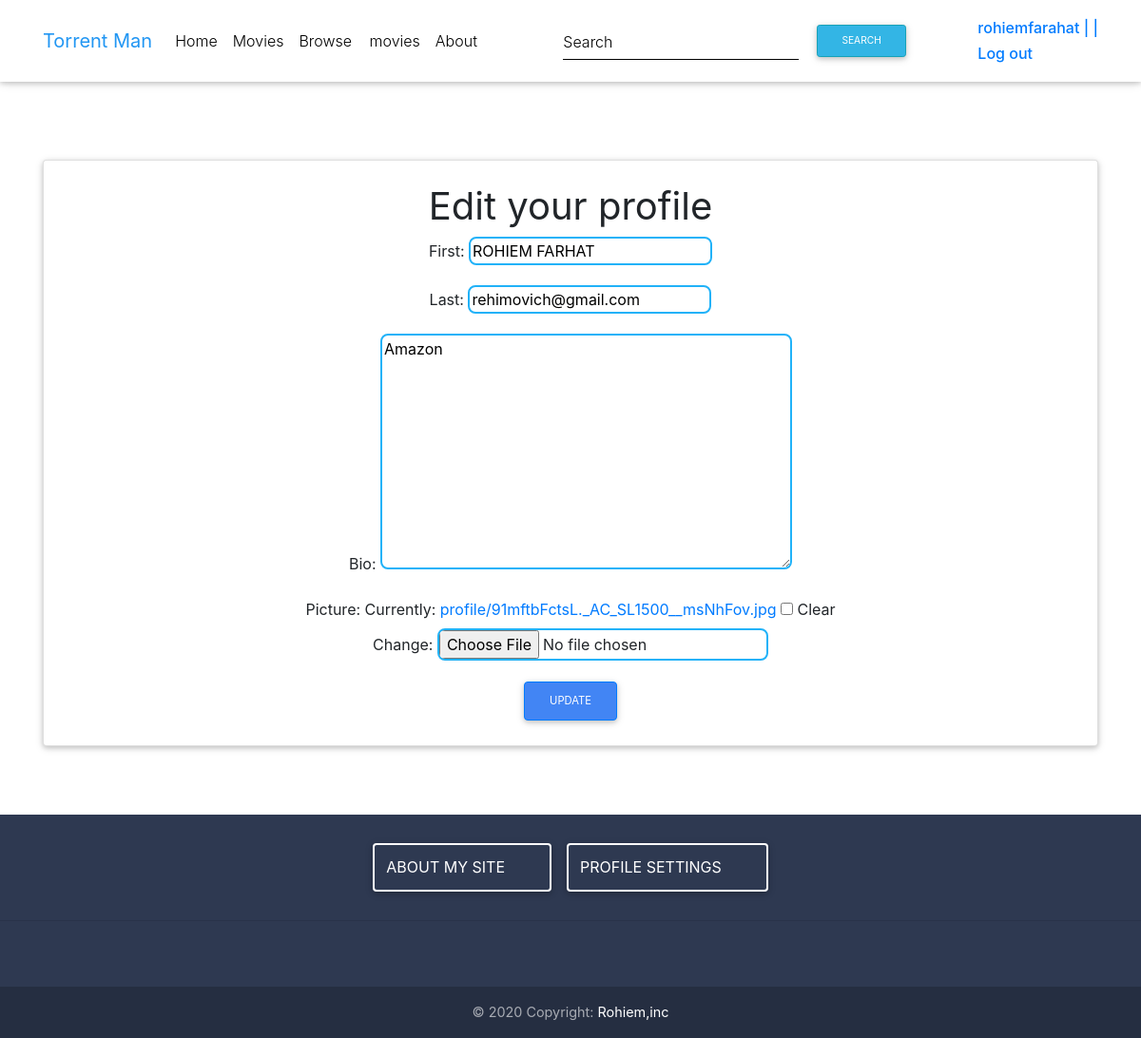
Page /profiles/rohiemfarahat/createprofile (signed in) on the earlier database version.
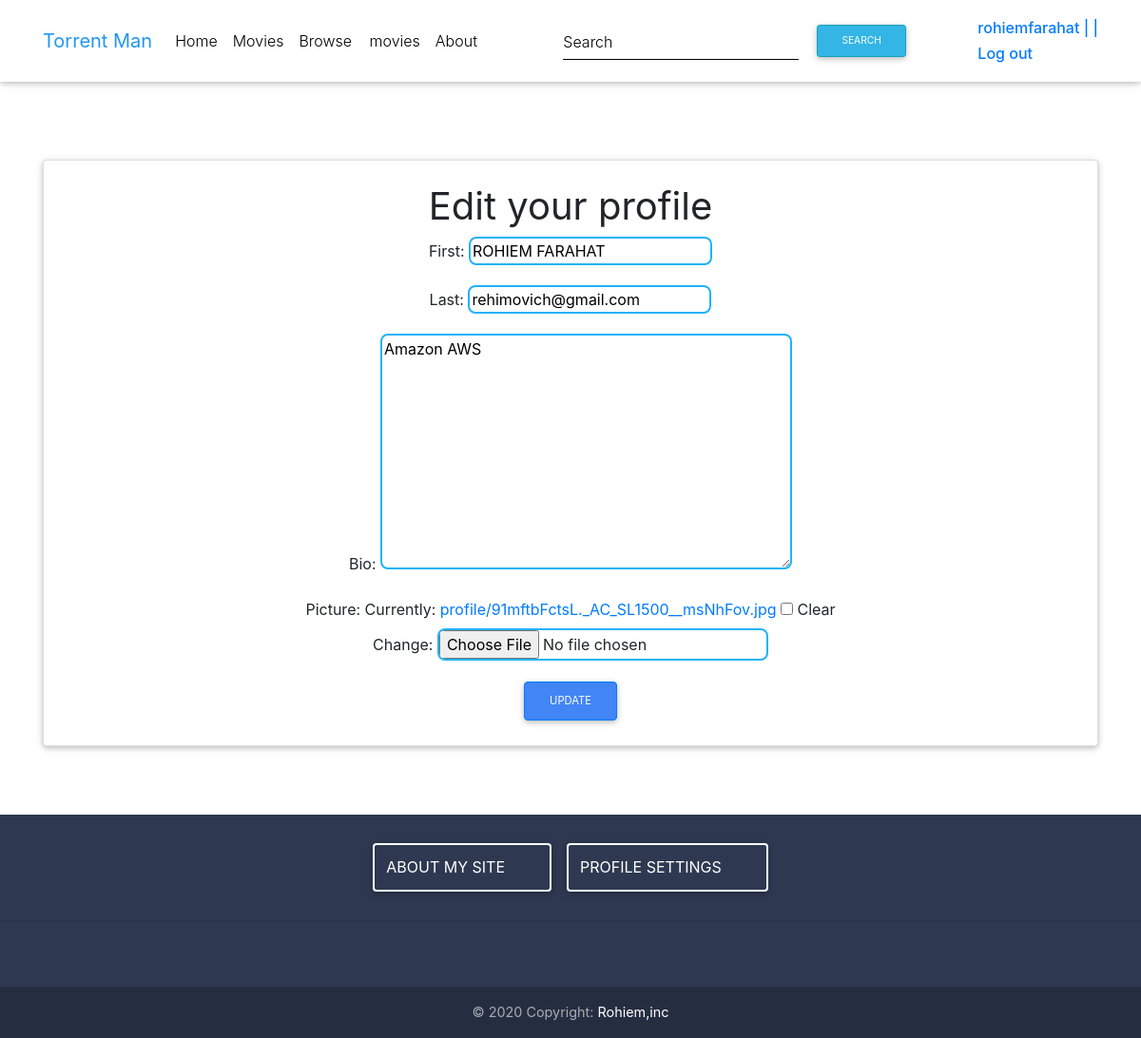
Same page on the later database version.
### torrentapp/models.py (models this page shows, shortened)
class UserProfile(models.Model):
    id = models.AutoField(primary_key=True)
    user = models.OneToOneField(
        settings.AUTH_USER_MODEL, on_delete=models.CASCADE, default=1)
    first = models.CharField(max_length=50)
    last = models.CharField(max_length=50)
    bio = models.TextField(max_length=1400, default="hello")
    picture = models.ImageField(blank=True, null=True, upload_to="profile")
    movies = models.ManyToManyField("Movie")
    slug = models.SlugField(blank=True, null=False)

### torrentapp/views.py (the view, shortened to what this page needs)
# urls.py: path('profiles/<slug:slug>/createprofile', ProfileCreateView.as_view(), name="createprofile"),
class ProfileCreateView(LoginRequiredMixin, UpdateView):
    model = UserProfile
    template_name = 'createprofile.html'
    fields = ["first", "last", "bio", "picture", ]
    success_url = "/"
    def get_context_data(self, **kwargs):
        context = super().get_context_data(**kwargs)
        context['documents'] = UserProfile.objects.all()
        return context

### templates/createprofile.html (shortened to what this page needs)
{% extends 'base.html' %}
{% block content %}
<br><br><br>
<div class="container"><div class="card">    <div class="card-body px-lg-5 pt-0"><br>
    <h1>Edit your profile</h1>
    <form method="post" enctype="multipart/form-data">
      {{ form.as_p }}
      <button type="submit" class="btn btn-primary btn-md">Update</button>
    </form>
</div>
</div></div>
{% endblock content %}

Differences in the rows shown:
changed UserProfile "rehimovich@gmail.com": first "ROHIEM FARHAT" → "ROHIEM FARAHAT"; bio "Amazon" → "Amazon AWS"
